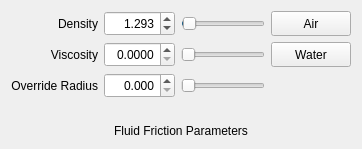
                <widget class="QWidget" name="FluidFrictionPage">
                 <layout class="QGridLayout" name="gridLayout_19">
                  <item row="0" column="0">
                   <widget class="QLabel" name="FluidFrictionDensityLabel">
                    <property name="sizePolicy">
                     <sizepolicy hsizetype="Preferred" vsizetype="Fixed">
                      <horstretch>0</horstretch>
                      <verstretch>0</verstretch>
                     </sizepolicy>
                    </property>
                    <property name="minimumSize">
                     <size>
                      <width>0</width>
                      <height>25</height>
                     </size>
                    </property>
                    <property name="text">
                     <string>Density</string>
                    </property>
                    <property name="alignment">
                     <set>Qt::AlignRight|Qt::AlignTrailing|Qt::AlignVCenter</set>
                    </property>
                   </widget>
                  </item>
                  <item row="0" column="1">
                   <widget class="QDoubleSpinBox" name="FluidFrictionDensitySpinBox">
                    <property name="sizePolicy">
                     <sizepolicy hsizetype="Preferred" vsizetype="Preferred">
                      <horstretch>0</horstretch>
                      <verstretch>0</verstretch>
                     </sizepolicy>
                    </property>
                    <property name="minimumSize">
                     <size>
                      <width>60</width>
                      <height>25</height>
                     </size>
                    </property>
                    <property name="maximumSize">
                     <size>
                      <width>16777215</width>
                      <height>16777215</height>
                     </size>
                    </property>
                    <property name="alignment">
                     <set>Qt::AlignRight|Qt::AlignTrailing|Qt::AlignVCenter</set>
                    </property>
                    <property name="decimals">
                     <number>3</number>
                    </property>
                    <property name="maximum">
                     <double>100.000000000000000</double>
                    </property>
                    <property name="singleStep">
                     <double>0.001000000000000</double>
                    </property>
                    <property name="value">
                     <double>1.293000000000000</double>
                    </property>
                   </widget>
                  </item>
                  <item row="0" column="2">
                   <widget class="QSlider" name="FluidFrictionDensitySlider">
                    <property name="maximum">
                     <number>100000</number>
                    </property>
                    <property name="value">
                     <number>1293</number>
                    </property>
                    <property name="orientation">
                     <enum>Qt::Horizontal</enum>
                    </property>
                   </widget>
                  </item>
                  <item row="0" column="3">
                   <widget class="QPushButton" name="FluidFrictionAirButton">
                    <property name="sizePolicy">
                     <sizepolicy hsizetype="Fixed" vsizetype="Fixed">
                      <horstretch>0</horstretch>
                      <verstretch>0</verstretch>
                     </sizepolicy>
                    </property>
                    <property name="minimumSize">
                     <size>
                      <width>0</width>
                      <height>25</height>
                     </size>
                    </property>
                    <property name="text">
                     <string>Air</string>
                    </property>
                   </widget>
                  </item>
                  <item row="1" column="0">
                   <widget class="QLabel" name="FluidFrictionViscosityLabel">
                    <property name="sizePolicy">
                     <sizepolicy hsizetype="Preferred" vsizetype="Fixed">
                      <horstretch>0</horstretch>
                      <verstretch>0</verstretch>
                     </sizepolicy>
                    </property>
                    <property name="minimumSize">
                     <size>
                      <width>0</width>
                      <height>25</height>
                     </size>
                    </property>
                    <property name="text">
                     <string>Viscosity</string>
                    </property>
                    <property name="alignment">
                     <set>Qt::AlignRight|Qt::AlignTrailing|Qt::AlignVCenter</set>
                    </property>
                   </widget>
                  </item>
                  <item row="1" column="1">
                   <widget class="QDoubleSpinBox" name="FluidFrictionViscositySpinBox">
                    <property name="sizePolicy">
                     <sizepolicy hsizetype="Preferred" vsizetype="Preferred">
                      <horstretch>0</horstretch>
                      <verstretch>0</verstretch>
                     </sizepolicy>
                    </property>
                    <property name="minimumSize">
                     <size>
                      <width>60</width>
                      <height>25</height>
                     </size>
                    </property>
                    <property name="maximumSize">
                     <size>
                      <width>16777215</width>
                      <height>16777215</height>
                     </size>
                    </property>
                    <property name="alignment">
                     <set>Qt::AlignRight|Qt::AlignTrailing|Qt::AlignVCenter</set>
                    </property>
                    <property name="decimals">
                     <number>4</number>
                    </property>
                    <property name="maximum">
                     <double>1.000000000000000</double>
                    </property>
                    <property name="singleStep">
                     <double>0.000100000000000</double>
                    </property>
                    <property name="value">
                     <double>0.000000000000000</double>
                    </property>
                   </widget>
                  </item>
                  <item row="1" column="2">
                   <widget class="QSlider" name="FluidFrictionViscositySlider">
                    <property name="maximum">
                     <number>1000</number>
                    </property>
                    <property name="orientation">
                     <enum>Qt::Horizontal</enum>
                    </property>
                   </widget>
                  </item>
                  <item row="1" column="3">
                   <widget class="QPushButton" name="FluidFrictionWaterButton">
                    <property name="sizePolicy">
                     <sizepolicy hsizetype="Fixed" vsizetype="Fixed">
                      <horstretch>0</horstretch>
                      <verstretch>0</verstretch>
                     </sizepolicy>
                    </property>
                    <property name="minimumSize">
                     <size>
                      <width>0</width>
                      <height>25</height>
                     </size>
                    </property>
                    <property name="text">
                     <string>Water</string>
                    </property>
                   </widget>
                  </item>
                  <item row="2" column="0">
                   <widget class="QLabel" name="FluidFrictionOverrideRadiusLabel">
                    <property name="sizePolicy">
                     <sizepolicy hsizetype="Preferred" vsizetype="Fixed">
                      <horstretch>0</horstretch>
                      <verstretch>0</verstretch>
                     </sizepolicy>
                    </property>
                    <property name="minimumSize">
                     <size>
                      <width>0</width>
                      <height>25</height>
                     </size>
                    </property>
                    <property name="text">
                     <string>Override Radius</string>
                    </property>
                    <property name="alignment">
                     <set>Qt::AlignRight|Qt::AlignTrailing|Qt::AlignVCenter</set>
                    </property>
                   </widget>
                  </item>
                  <item row="2" column="1">
                   <widget class="QDoubleSpinBox" name="FluidFrictionOverrideRadiusSpinBox">
                    <property name="sizePolicy">
                     <sizepolicy hsizetype="Preferred" vsizetype="Preferred">
                      <horstretch>0</horstretch>
                      <verstretch>0</verstretch>
                     </sizepolicy>
                    </property>
                    <property name="minimumSize">
                     <size>
                      <width>60</width>
                      <height>25</height>
                     </size>
                    </property>
                    <property name="maximumSize">
                     <size>
                      <width>16777215</width>
                      <height>16777215</height>
                     </size>
                    </property>
                    <property name="alignment">
                     <set>Qt::AlignRight|Qt::AlignTrailing|Qt::AlignVCenter</set>
                    </property>
                    <property name="decimals">
                     <number>3</number>
                    </property>
                    <property name="maximum">
                     <double>10.000000000000000</double>
                    </property>
                    <property name="singleStep">
                     <double>0.100000000000000</double>
                    </property>
                   </widget>
                  </item>
                  <item row="2" column="2">
                   <widget class="QSlider" name="FluidFrictionOverrideRadiusSlider">
                    <property name="maximum">
                     <number>100</number>
                    </property>
                    <property name="orientation">
                     <enum>Qt::Horizontal</enum>
                    </property>
                   </widget>
                  </item>
                  <item row="3" column="0" colspan="4">
                   <spacer name="verticalSpacer_18">
                    <property name="orientation">
                     <enum>Qt::Vertical</enum>
                    </property>
                    <property name="sizeType">
                     <enum>QSizePolicy::Fixed</enum>
                    </property>
                    <property name="sizeHint" stdset="0">
                     <size>
                      <width>20</width>
                      <height>20</height>
                     </size>
                    </property>
                   </spacer>
                  </item>
                  <item row="4" column="0" colspan="4">
                   <widget class="QLabel" name="FluidFrictionParametersLabel">
                    <property name="text">
                     <string>Fluid Friction Parameters</string>
                    </property>
                    <property name="alignment">
                     <set>Qt::AlignCenter</set>
                    </property>
                   </widget>
                  </item>
                 </layout>
                </widget>
